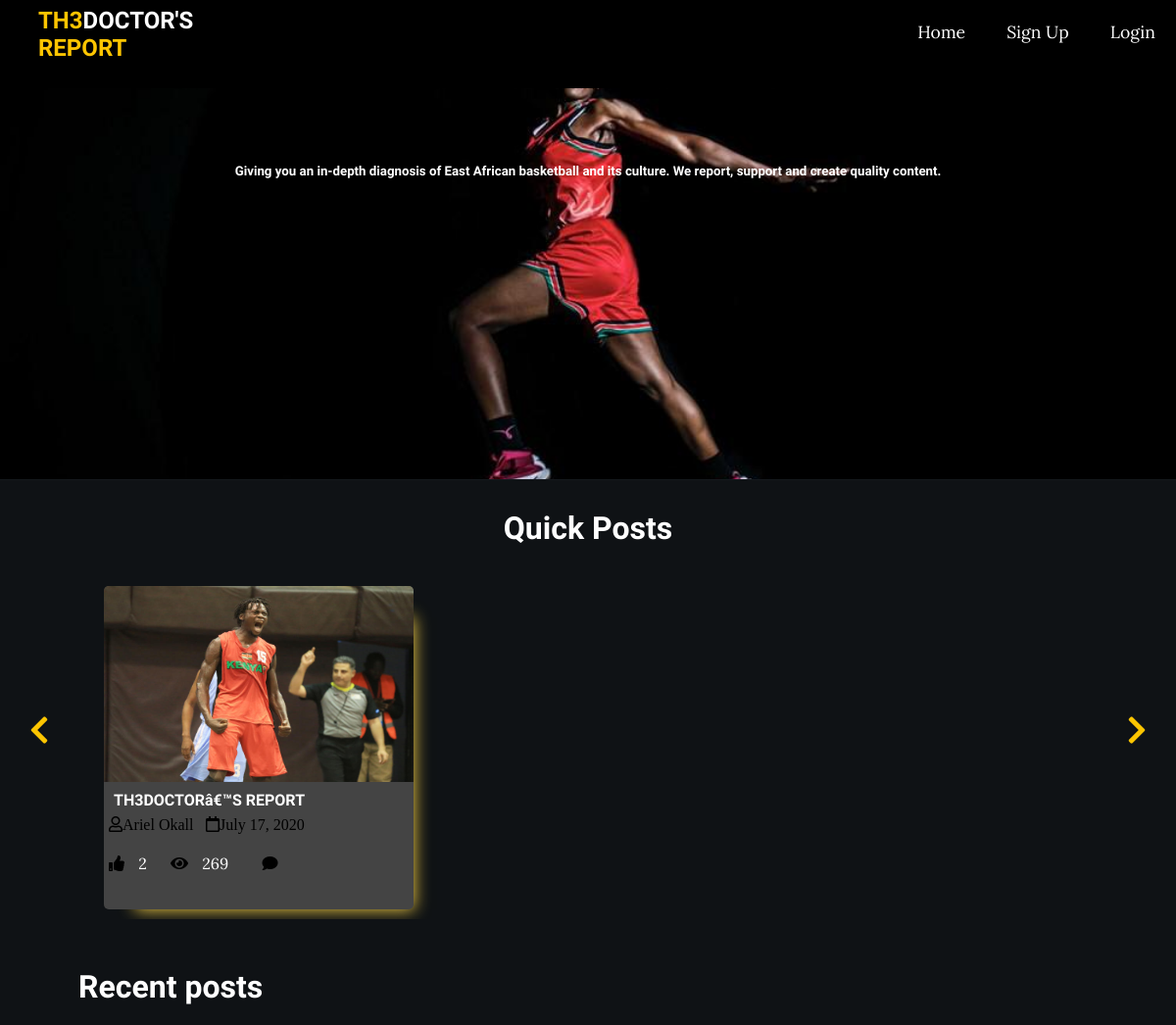
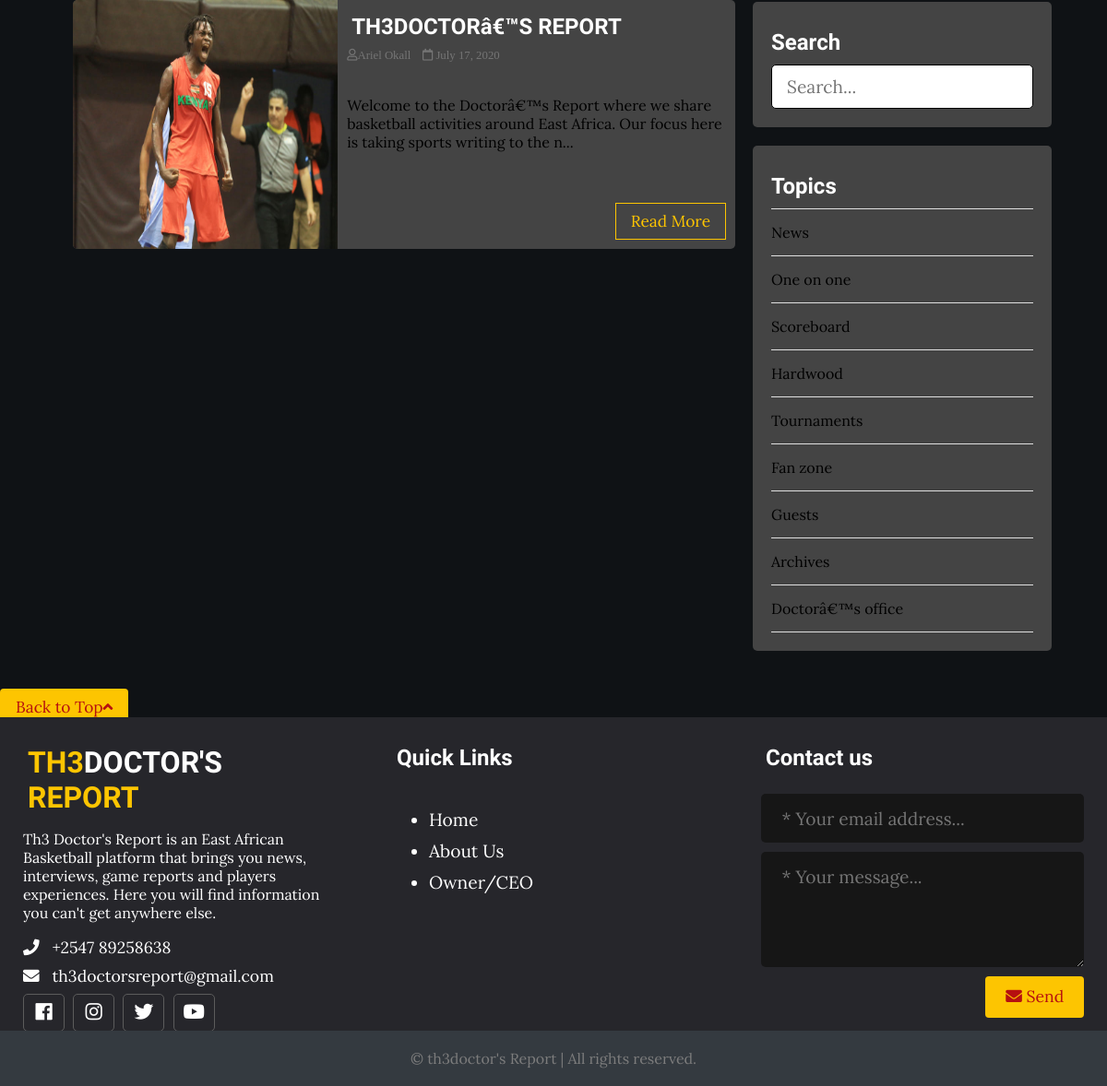
The page / on the database its author committed (2 pictures, top to bottom).
### tables this page shows
CREATE TABLE `posts` (
  `id` int(11) NOT NULL AUTO_INCREMENT,
  `user_id` int(11) DEFAULT NULL,
  `topic_id` int(11) DEFAULT NULL,
  `title` varchar(255) DEFAULT NULL,
  `image` varchar(255) DEFAULT NULL,
  `image1` varchar(255) DEFAULT NULL,
  `image2` varchar(255) DEFAULT NULL,
  `image3` varchar(255) DEFAULT NULL,
  `body` text,
  `published` int(4) DEFAULT '1',
  `created_at` varchar(255) DEFAULT NULL,
  `likes` int(255) DEFAULT NULL,
  `views` int(11) DEFAULT NULL,
  `username` varchar(255) DEFAULT NULL,
  PRIMARY KEY (`id`),
  KEY `topic_id` (`topic_id`),
  CONSTRAINT `posts_ibfk_1` FOREIGN KEY (`topic_id`) REFERENCES `topics` (`id`) ON DELETE SET NULL ON UPDATE CASCADE
);

CREATE TABLE `topics` (
  `id` int(11) NOT NULL AUTO_INCREMENT,
  `name` varchar(100) NOT NULL,
  `description` text NOT NULL,
  PRIMARY KEY (`id`),
  UNIQUE KEY `name` (`name`)
);

### app/controllers/topics.php (called while the page is built, shortened)
<?php
include(ROOT_PATH . "/app/database/db.php");
$table = 'topics';
$topics = selectAll($table);

### app/database/db.php (called while the page is built, shortened)
<?php
require('connect.php');
function selectAll($table, $conditions = [])
{
    global $conn;
    $sql = "SELECT * FROM $table";
    if (empty($conditions)) {
        $stmt = $conn->prepare($sql);
        $stmt->execute();
        $records = $stmt->get_result()->fetch_all(MYSQLI_ASSOC);
        return $records;
    }
}

### index.php (the view, shortened to what this page needs)
<?php
include(ROOT_PATH . "/app/controllers/topics.php");
?>
<!DOCTYPE html>
<html lang="en">
<head>
  <link rel="stylesheet" href="https://use.fontawesome.com/releases/v5.7.2/css/all.css"
>
  <link rel="stylesheet" href="assets/css/vendor.css">
  <link rel="stylesheet" href="assets/css/styling.css">
</head>
<body>
  <?php include(ROOT_PATH . "/app/includes/header.php"); ?>
	<section id="hero">
		<div class="row hero-content">
			<div class="twelve columns hero-container">
    <div class="hero-container" data-aos="fade-up">
      <h5> Giving you an in-depth diagnosis of East African basketball and its culture. We report, support and create
            quality content.
</h5>
    </div>
			</div>
		</div>
  </section>
  <div class="page-wrapper">
    <div class="post-slider">
      <h1 class="slider-title">Quick Posts</h1>
      <i class="fas fa-chevron-left prev"></i>
      <i class="fas fa-chevron-right next"></i>
      <div class="post-wrapper">
        <?php
          $select_images = "select * from posts where published = 1";
          $images = mysqli_query($conn,$select_images);
          while ($row = mysqli_fetch_assoc($images)) {
            extract($row);
            echo '
            <div class="post">
            <img src="assets/images/'.$image.'" alt="" class="slider-image">
            <div class="post-info">
              <h4><a href="single.php?id='.$id.'">'.$title.'</a></h4>
              <i class="far fa-user">'.$username.'</i>
              &nbsp;
              <i class="far fa-calendar">'.date('F j, Y', strtotime($created_at)).'</i>   <br><br>
              <a href="like.php?like='.$id.'"><i class="fa fa-thumbs-up" aria-hidden="true"></i></a>
              <label style="color: #fff; margin-left: 10px;">'.$likes.'</label>
              <i class="fa fa-eye" aria-hidden="true" style="margin-left: 20px;"></i>
              <label style="color: #fff; margin-left: 10px;">'.$views.'</label>
              <i class="fa fa-comment" aria-hidden="true"  style="margin-left: 30px;"></i>
              <label style="color: #fff; margin-left: 10px;"></label>
            </div>
          </div>
            ';
          }
        ?>
      </div>
    </div>
    <div class="content clearfix">
      <div class="main-content">
        <h1 class="recent-post-title">Recent posts</h1>
      <?php
      $select_posts = "select * from posts where published = 1";
      $the_posts = mysqli_query($conn,$select_posts);
      while ($row = mysqli_fetch_assoc($the_posts)) {
        extract($row);
        echo '
          <div class="post clearfix">
            <img src="assets/images/'.$image.'" alt="" class="post-image">
            <div class="post-preview">
              <h2><a href="single.php?id='.$id.'">'.$title.'</a></h2>
              <i class="far fa-user">'. $username.'</i>
              &nbsp;
              <i class="far fa-calendar"> '.date('F j, Y', strtotime($created_at)).'</i>
              <p class="preview-text">
                '. html_entity_decode(substr($body, 0, 150) . '...').'
              </p>
              <a href="single.php?id='.$id.'" class="btn read-more">Read More</a>
            </div>
          </div>
        ';
      }
      ?>
      </div>
      <div class="sidebar">
        <div class="section search">
          <h2 class="section-title">Search</h2>
          <form action="index.php" method="post">
            <input type="text" name="search-term" class="text-input" placeholder="Search...">
          </form>
        </div>
        <div class="section topics">
          <h2 class="section-title">Topics</h2>
          <ul>
            <?php foreach ($topics as $key => $topic): ?>
              <li><a href="<?php echo BASE_URL . '/index.php?t_id=' . $topic['id'] . '&name=' . $topic['name'] ?>"><?php echo $topic['name']; ?></a></li>
            <?php endforeach; ?>
          </ul>
        </div>
      </div>
    </div>
  </div>
  <div id="go-top">
				<a class="smoothscroll btn read-more" title="Back to Top" href="#hero1">Back to Top<i class="fa fa-angle-up"></i></a>
			</div>
  <?php include(ROOT_PATH . "/app/includes/footer.php"); ?>
</body>
</html>

### app/includes/header.php (shortened to what this page needs)
<header>
    <a href="<?php echo BASE_URL . '/index.php' ?>" class="logo">
      <h2 class="logo-text"><span>TH3</span>DOCTOR'S<span><br>REPORT</span></h2>
    </a>
    <ul class="nav">
      <li><a href="<?php echo BASE_URL . '/index.php' ?>">Home</a></li>
      <?php if (isset($_SESSION['id'])): ?>
        <li>
          <a href="#">
            <i class="fa fa-user"></i>
            <?php echo $_SESSION['username']; ?>
            <i class="fa fa-chevron-down" style="font-size: .8em;"></i>
          </a>
          <ul>
            <?php if($_SESSION['admin']): ?>
              <li><a href="<?php echo BASE_URL . '/admin/dashboard.php' ?>">Dashboard</a></li>
            <?php endif; ?>
            <li><a href="<?php echo BASE_URL . '/logout.php' ?>" class="logout">Logout</a></li>
          </ul>
        </li>
      <?php else: ?>
        <li><a href="<?php echo BASE_URL . '/register.php' ?>">Sign Up</a></li>
        <li><a href="<?php echo BASE_URL . '/login.php' ?>">Login</a></li>
      <?php endif; ?>
    </ul>
</header>

### app/includes/footer.php
<div class="footer">
   <div class="footer-content">
     <div class="footer-section about">
       <h1 class="logo-text"><span>TH3</span>DOCTOR'S<span> <br> REPORT</span></h1>
       <p>
         Th3 Doctor's Report is an East African Basketball platform that brings you news, interviews, game
        reports and players experiences. Here you will find information you can't get anywhere else.
       </p>
       <div class="contact">
         <span><i class="fas fa-phone"></i> &nbsp; +2547 89258638</span>
         <span><i class="fas fa-envelope"></i> &nbsp; th3doctorsreport@gmail.com</span>
       </div>
       <div class="socials">
         <a href="https://www.facebook.com/th3doctorsreport/" target="_blank"><i class="fab fa-facebook"></i></a>
         <a href="https://www.instagram.com/th3_doctors_report/?igshid=6xgm7k2h2qv0" target="_blank"><i class="fab fa-instagram"></i></a>
         <a href="https://twitter.com/th3_docs_report?s=20" target="_blank"><i class="fab fa-twitter"></i></a>
         <a href="#"><i class="fab fa-youtube"></i></a>
       </div>
     </div>
     <div class="footer-section links">
       <h2>Quick Links</h2>
       <br>
       <ul>
         <a href="#hero1">
           <li>Home</li>
         </a>
         <a href="aboutus.php">
           <li>About Us</li>
         </a>
         <a href="owner.php">
           <li>Owner/CEO</li>
         </a>
       </ul>
     </div>
     <div class="footer-section contact-form">
       <h2>Contact us</h2>
       <br>
       <form action="../../contactform.php" method="post">
         <input type="email" name="email" class="text-input contact-input" placeholder="* Your email address...">
         <textarea rows="4" name="message" class="text-input contact-input" placeholder="* Your message..."></textarea>
         <button type="submit" name="submit" class="btn btn-big contact-btn">
           <i class="fas fa-envelope"></i>
           Send
         </button>
       </form>
     </div>
   </div>
   <hr><br>
   <div class="footer-bottom">
     <a href="https://tech-savy.github.io/Portfolio/" target="_blank" rel="noopener noreferrer">&copy; th3doctor's Report | All rights reserved. </a>
   </div>
 </div>

### rows shown on the page
posts: image (picture), title "TH3DOCTORâ€™S REPORT", username "Ariel Okall", created_at "July 17, 2020", likes "2", views "269", body "Welcome to the Doctorâ€™s Report where we share basketball activities around East Africa. Our focus here is taking sports writing to the n..."
topics: name "News"
topics: name "One on one"
topics: name "Scoreboard"
topics: name "Hardwood"
topics: name "Tournaments"
topics: name "Fan zone"
topics: name "Guests"
topics: name "Archives"
topics: name "Doctorâ€™s office"
